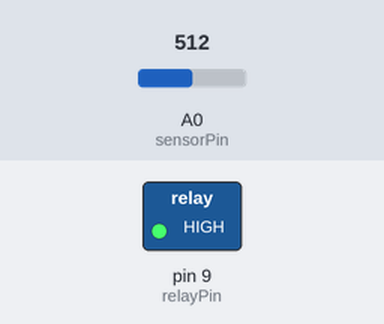
Bench run of a sketch on a simulated Arduino Uno, built with avr-gcc and run on an emulated ATmega328P. Parts: switched loads named in the sketch (green lamp = pin HIGH). The test bench sets the inputs (shaded band); at power-on: A0 (sensorPin) = 512. Pins used as bus, display or sensor lines are not drawn.

Above: at 1.2 s.
1.3 s: A0 (sensorPin) set to 267
2.8 s: A0 (sensorPin) set to 240
At 3.1 s:
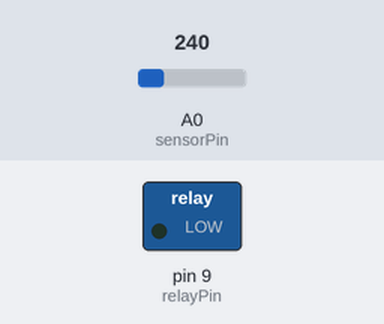
5.8 s: A0 (sensorPin) set to 474
7.3 s: A0 (sensorPin) set to 499
At 7.8 s:
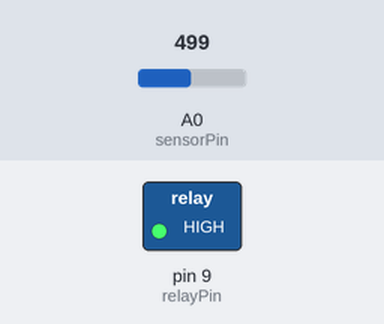
8.8 s: A0 (sensorPin) set to 122
At 10.1 s:
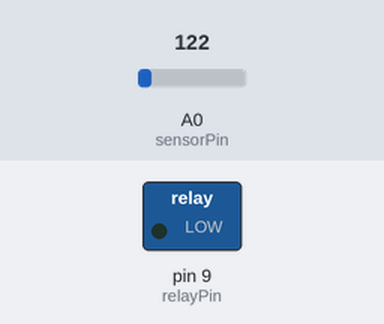
Timing chart, 0 to 11.3 s (numbered marks = the images above; inputs shaded):
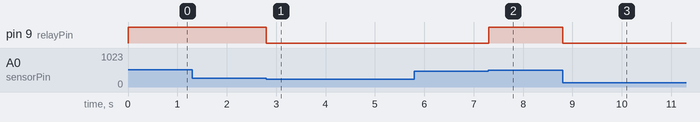

The sketch:

waterlevel.ino
```cpp
// water level sensor pins
#define sensorPower 7
#define sensorPin A0

// water pump relay pin
#define relayPin 9

int waterlevel;

char msg;

void setup() {
  // put your setup code here, to run once:
  Serial.begin(115200);
  pinMode(sensorPower,OUTPUT);
  pinMode(relayPin,OUTPUT);
  digitalWrite(relayPin,HIGH);
}

void loop() {
  if( Serial.available() > 0){
    msg = Serial.read();

    if( msg == 'e' ){
      Water_Level_Readings();
    }

    if( msg == 'n' ){
      Pump_Control(1);
    }

    if( msg == 'f' ){
      Pump_Control(0);
    }
  }
  else{
    Watertank_Auto_Refill();
  }
}

void Water_Level_Readings(){
  digitalWrite(sensorPower,HIGH);
  delay(10);
  waterlevel = analogRead(sensorPin);
  waterlevel = map(waterlevel,0,1023,0,100);
  digitalWrite(sensorPower,LOW);

  if(waterlevel >= 0 && waterlevel <= 33){
    Serial.println(waterlevel);
  }
  else if(waterlevel >= 34 && waterlevel <= 38){
    waterlevel += 10;
    Serial.println(waterlevel);
  }
  else if(waterlevel >= 39 && waterlevel <= 41){
    waterlevel += 15;
    Serial.println(waterlevel);
  }
  else if(waterlevel >= 42 && waterlevel <= 44){
    waterlevel += 30;
    Serial.println(waterlevel);
  }
  else if(waterlevel >= 45 && waterlevel <= 47){
    waterlevel += 45;
    Serial.println(waterlevel);
  }
  else{
    waterlevel += 50;
    Serial.println(waterlevel);
  }
}

void Pump_Control(int control){
  if( control == 0 ){
    // pump off
    digitalWrite(relayPin, HIGH);
  }

  if( control == 1 ){
    // pump on
    digitalWrite(relayPin, LOW);
  }
}

void Watertank_Auto_Refill(){
  digitalWrite(sensorPower,HIGH);
  delay(10);
  waterlevel = analogRead(sensorPin);
  waterlevel = map(waterlevel,0,1023,0,100);
  digitalWrite(sensorPower,LOW);
  if( waterlevel < 25 ){
    digitalWrite(relayPin,LOW);
  }
  if( waterlevel > 46 ){
    digitalWrite(relayPin,HIGH);
  }
}
```

Measured:
- the behaviour switches between 256 and 255 on A0 (sensorPin) (found by bisection; images 0 and 1)
- the behaviour switches between 480 and 481 on A0 (sensorPin) (found by bisection; images 1 and 2)
- after the input at 1.3 s, every drawn part: stays the same
- after the input at 2.8 s, pin 9 (relayPin): HIGH → LOW at once
- after the input at 5.8 s, every drawn part: stays the same
- after the input at 7.3 s, pin 9 (relayPin): LOW → HIGH at once
- after the input at 8.8 s, pin 9 (relayPin): HIGH → LOW at once
